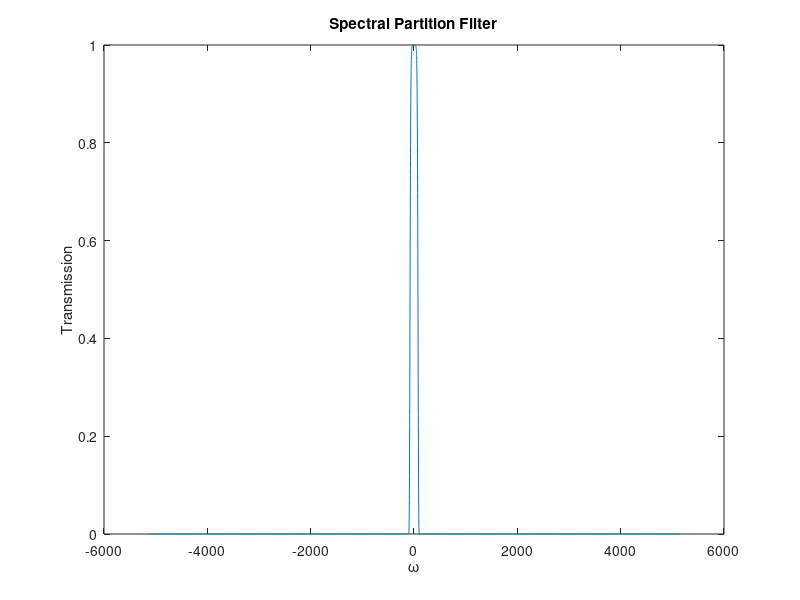
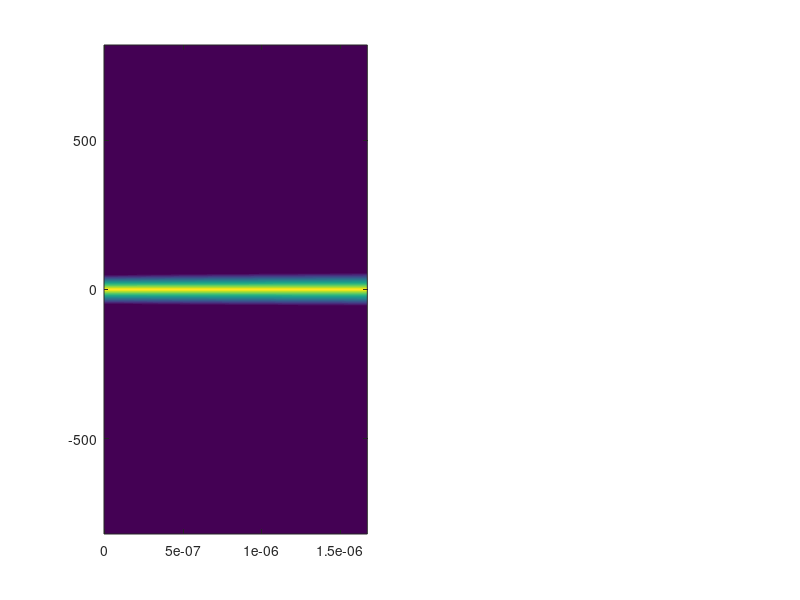

Here is the MATLAB script that generated these plots, in order: (Note: this script raises an error after producing the figures.)
%% Optical Entropy and Soliton Fission Simulation
%  Solves GNLSE with Beta2, Beta3 and Kerr Nonlinearity
%  Computes Spectral Shannon Entropy (Radiation) vs Horizon Entropy (Soliton)
%  Author: H. Oguz & A. I. Collaborator

clear; clc; close all;

%% 1. Physics Parameters
c_light = 299792.458;       % Speed of light [nm/ps]
lambda0 = 800;              % Pump wavelength [nm]
omega0  = 2*pi*c_light/lambda0; % Angular frequency [rad/ps]

% Fiber Parameters (PCF)
beta2   = -15.0;            % GVD [ps^2/km] (Anomalous)
beta3   = +0.1;             % TOD [ps^3/km] (Driver of radiation)
gamma   = 0.1;              % Nonlinearity [1/W/km]

% Soliton Parameters
N_sol   = 3.0;              % Soliton order (N=3 ensures fission)
T0      = 0.050;            % Pulse width [ps] (50 fs)

%% 2. Grid and Computational Domain
n_points = 2^14;            % Grid size (16384 pts)
T_window = 10.0;            % Time window [ps]

dt = T_window / n_points;
t  = (-n_points/2 : n_points/2 - 1) * dt; % Time vector

% Frequency Grid (shifted for FFT)
dw = 2*pi / T_window;
w  = (0:n_points-1)' * dw;
w  = w - n_points*dw/2;     % Center around 0
w  = fftshift(w);           % Shift for FFT operations

%% 3. Initial Conditions
LD = (T0^2) / abs(beta2) * 1e-3;    % Dispersion length [km]
P0 = (N_sol^2 * abs(beta2)) / (gamma * T0^2); % Peak Power [W]

% Initial Sech Pulse
U = sqrt(P0) * sech(t / T0)';

% Dispersion Operator (Linear Step)
% D = i * (beta2/2 * w^2 + beta3/6 * w^3) - alpha/2
D_op = 1i * (beta2/2 * w.^2 + beta3/6 * w.^3);

%% 4. Spectral Filter Definition (The Thermodynamic Partition)
% We define a Super-Gaussian filter to separate the Soliton (Low Freq)
% from the Resonant Radiation (High Freq/Dispersive).
filter_width = 4.0 * (1/T0); % Width in frequency domain
mask_sol     = exp( -((w)/(filter_width)).^8 ); 
mask_rad     = 1 - mask_sol;

% Plot filter to verify
figure(1); plot(fftshift(w), fftshift(mask_sol)); 
title('Spectral Partition Filter'); xlabel('\omega'); ylabel('Transmission');
drawnow;

%% 5. SSFM Main Loop
L_prop  = 10 * LD;          % Propagation distance [km]
n_steps = 4000;             % Number of z-steps
dz      = L_prop / n_steps;

% Pre-compute Operators
half_step_disp = exp(D_op * dz / 2);

% Storage for Plotting
n_saves = 200;              % How many snapshots to save
save_idx = round(linspace(1, n_steps, n_saves));
U_save   = zeros(n_points, n_saves);
z_save   = linspace(0, L_prop, n_saves);

% Entropy Storage
S_rad_hist = zeros(1, n_saves);
S_hor_hist = zeros(1, n_saves);

counter = 1;
fprintf('Starting Simulation (L = %.4f km, N = %.1f)...\n', L_prop, N_sol);

for k = 1:n_steps
    
    % --- Step 1: Dispersion (Half) ---
    U_f = fft(U);
    U_f = U_f .* half_step_disp;
    U   = ifft(U_f);
    
    % --- Step 2: Nonlinearity (Full) ---
    U   = U .* exp(1i * gamma * abs(U).^2 * dz);
    
    % --- Step 3: Dispersion (Half) ---
    U_f = fft(U);
    U_f = U_f .* half_step_disp;
    U   = ifft(U_f);
    
    % --- Data Extraction ---
    if ismember(k, save_idx)
        U_save(:, counter) = U;
        
        % --- ENTROPY CALCULATION ---
        % 1. Power Spectrum
        Spec = abs(fftshift(fft(U))).^2;
        W_shifted = fftshift(w); % Axis for integration
        
        % 2. Horizon Entropy (Proportional to trapped energy/area)
        % We integrate the spectrum INSIDE the soliton mask
        Mask_shifted = fftshift(mask_sol);
        E_sol = trapz(W_shifted, Spec .* Mask_shifted);
        S_hor_hist(counter) = E_sol; % Proportional to N_sol
        
        % 3. Radiation Entropy (Shannon Spectral Entropy)
        % We look at the spectrum OUTSIDE the soliton mask
        Spec_rad = Spec .* (1 - Mask_shifted);
        
        % Normalize to treat as probability distribution
        total_rad_power = trapz(W_shifted, Spec_rad);
        
        if total_rad_power > 1e-20
            p_rad = Spec_rad / total_rad_power;
            
            % Compute -Sum(p ln p) avoiding log(0)
            valid_idx = p_rad > 1e-15;
            S_rad_val = -sum(p_rad(valid_idx) .* log(p_rad(valid_idx)));
            S_rad_hist(counter) = S_rad_val;
        else
            S_rad_hist(counter) = 0;
        end
        
        counter = counter + 1;
    end
end

fprintf('Simulation Complete.\n');

%% 6. Visualization and Analysis

% --- Prepare Data for Plotting ---
% Normalize Entropies for comparison (Arbitrary Units)
% We want to show the TREND, not absolute values (which depend on units)
S_rad_norm = S_rad_hist / max(S_rad_hist);
S_hor_norm = S_hor_hist / max(S_hor_hist);

% Total Entropy Proxy: 
% We weight them to show the conservation/growth principle.
% In a rigorous thermodynamic treatment, coefficients depend on T_Hawking.
% Here we demonstrate the phenomenological trade-off.
S_total = S_rad_norm + S_hor_norm; 

% Frequency axis for plotting (convert to THz)
freq_THz = fftshift(w) / (2*pi); 

% Convert field to dB
Spectrogram_dB = 10*log10(abs(fftshift(fft(U_save, [], 1), 1)).^2 + 1e-10);

% --- Figure generation ---
figure('Position', [100, 100, 1000, 400], 'Color', 'w');

% Subplot 1: Spectral Evolution
subplot(1, 2, 1);
imagesc(z_save, freq_THz, Spectrogram_dB);
axis xy;
colormap(parula);
c = colorbar; c.Label.String = 'Power Spectral Density (dB)';
ylim([-100, 100]); % Zoom in on relevant range
xlabel('Propagation Distance z (km)');
ylabel('Frequency Detuning \nu (THz)');
title('(a) Spectral Evolution (Soliton Fission)');

% Subplot 2: Entropy Dynamics
subplot(1, 2, 2);
hold on;
plot(z_save, S_hor_norm, 'r--', 'LineWidth', 2);
plot(z_save, S_rad_norm, 'b-', 'LineWidth', 2);
plot(z_save, S_total, 'k-', 'LineWidth', 1.5);
hold off;

grid on;
legend('Horizon Area (S_{BH})', 'Radiation Entropy (S_{rad})', 'Total Entropy', ...
       'Location', 'best');
xlabel('Propagation Distance z (km)');
ylabel('Normalized Entropy (a.u.)');
title('(b) Generalized Second Law');
xlim([0, L_prop]);

% Save high-res image for paper
print('Entropy_Analysis_Figure','-dpng','-r300');
fprintf('Figure saved as Entropy_Analysis_Figure.png\n');
